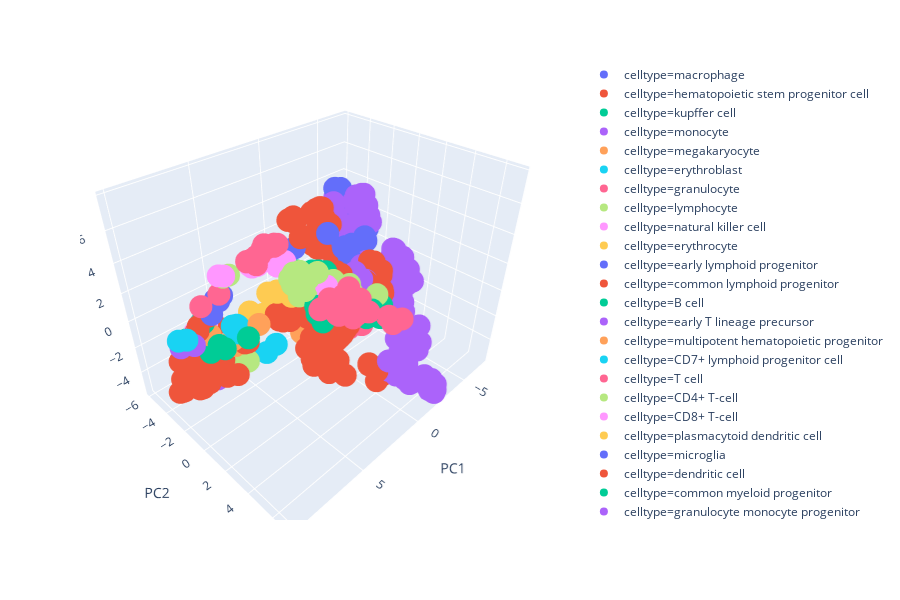

Notebook code cell kept with this figure:
### Code cell
px.scatter_3d(
    plotdf,
    x="PC1",
    y="PC2",
    z="PC3",
    color="celltype"
)

### Figure 1 — Plotly figure (JSON) as saved in the notebook; plotly's stock layout.template omitted (floating-point values rounded to 4 significant figures; data arrays with more than 128 entries replaced by an {"elided": "..."} marker saying what was removed)
{"data": [{"hoverlabel": {"namelength": 0}, "hovertemplate": "celltype=macrophage<br>PC1=%{x}<br>PC2=%{y}<br>PC3=%{z}", "legendgroup": "celltype=macrophage", "marker": {"color": "#636efa", "symbol": "circle"}, "mode": "markers", "name": "celltype=macrophage", "scene": "scene", "showlegend": true, "type": "scatter3d", "x": [-4.224, -4.04, -3.074, -4.006, -5.416, -3.906, -4.565, -2.499, -3.121, -4.12, -3.138, -3.868, -4.17, -4.121, -3.809, -4.09, -4.975, -5.899, -5.098, -6.131, -4.984, -5.295, -5.407, -4.636, -3.879, -3.683, -6.352, 0.2293, -5.14, -2.928, -5.225, -6.293, -5.696, -3.572, -4.434, -4.735, -4.627, -3.837, -3.617, -4.043, -3.559, -4.408, -4.107, -4.322, -3.293, -2.481, -2.341, -2.652, -2.758, -3.19, -3.178, -4.171, -4.223], "y": [-1.914, -2.51, -0.7232, -1.553, -2.032, -1.935, -2.454, -1.446, -1.463, -1.897, -1.903, -2.33, -1.708, -2.902, -2.084, -2.376, -3.112, -4.669, -3.864, -4.536, -3.806, -2.388, -3.292, -1.503, -3.522, -3.242, -3.022, -3.155, -2.545, -3.299, -2.562, -2.695, -3.978, -3.338, -4.288, -4.548, -4.55, -2.427, -2.207, -2.566, -2.291, -2.145, -2.14, -2.368, -2.415, -2.136, -1.969, -2.352, -2.3, -2.364, -2.643, -2.263, -2.634], "z": [0.1539, 0.1991, -0.1521, 0.9148, 0.6512, 0.7208, 0.839, 1.557, 0.5611, 0.3005, 0.3929, 0.5377, 0.1233, 0.7209, 0.6915, 0.6479, 1.15, 2.412, 1.087, 2.007, 1.243, 1.145, 1.255, 1.496, 1.234, 0.5764, 1.133, 1.986, 1.221, 1.721, 0.8413, 1.014, 1.476, 0.6189, 1.31, 1.526, 1.491, 0.4984, 0.3094, 0.9118, 0.8493, 0.7755, 0.8832, 0.8432, 0.07948, -0.1951, 0.05743, 0.04464, 0.09328, 0.2187, 0.1233, 0.4755, 0.1334]}, {"hoverlabel": {"namelength": 0}, "hovertemplate": "celltype=hematopoietic stem progenitor cell<br>PC1=%{x}<br>PC2=%{y}<br>PC3=%{z}", "legendgroup": "celltype=hematopoietic stem progenitor cell", "marker": {"color": "#EF553B", "symbol": "circle"}, "mode": "markers", "name": "celltype=hematopoietic stem progenitor cell", "scene": "scene", "showlegend": true, "type": "scatter3d", "x": [6.008, 6.246, 7.093, 7.98, 9.056, 8.16, 8.344, 8.89, 8.536, 7.626, 8.723, 6.937, 7.24, 7.045, 7.143, 6.44, 6.635, 6.75, 6.876, 6.956, 7.152, 6.807, 8.072, 8.208, 8.105, 8.278, 6.87, 7.123, 4.924, 6.29, 6.527, 8.067, 9.009, 9.18, 7.463, 7.954, 7.918, 7.396, 7.393, 6.67, 6.637, 7.499, 7.53, 7.026, 7.599, 7.352, 9.341, 7.712, 9.066, 9.048, 6.738, 8.412, 7.491, 7.709, 8.992, 8.234, 9.052, 6.649, 9.029, 8.206, 8.759, 8.38, 9.006, 8.826, 8.95, 8.975, 8.972, 9.114, 8.912, 8.877, 4.797, -2.171, -2.195, -1.996, -2.043, -2.737, -2.869, 4.892, 4.753], "y": [-4.509, -3.923, -4.042, -3.808, -3.679, -2.74, -2.28, -4.146, -3.808, -3.777, -3.874, -3.823, -4.094, -4.11, -4.066, -3.119, -3.379, -3.445, -3.676, -4.925, -4.934, -4.944, -4.902, -4.929, -5.081, -4.471, -3.526, -4.191, -5.795, -5.207, -5.153, -3.775, -3.853, -3.828, -4.951, -4.919, -4.94, -5.037, -5.042, -4.677, -4.708, -4.867, -4.706, -4.939, -4.405, -4.702, -3.877, -2.991, -3.717, -3.843, -2.482, -3.312, -2.876, -2.936, -3.706, -3.503, -3.851, -1.395, -3.878, -3.023, -3.881, -3.117, -3.772, -3.793, -3.787, -3.894, -3.912, -3.987, -3.953, -3.788, -3.141, -3.522, -3.266, -3.827, -4.312, -4.272, -4.638, -3.145, -3.027], "z": [-1.46, -1.274, -1.51, -2.073, -2.307, -1.073, -1.491, -4.176, -3.717, -3.956, -4.413, -3.514, -3.346, -3.356, -3.559, -3.476, -3.586, -2.983, -3.584, -2.739, -2.572, -2.343, -2.758, -2.493, -2.517, -2.197, -0.5247, -1.561, -1.325, -2.037, -1.862, -4.275, -4.573, -4.787, -2.439, -2.782, -2.751, -2.8, -2.814, -2.946, -2.915, -2.48, -2.34, -1.992, -2.402, -2.487, -4.775, -4.473, -4.69, -4.779, -4.249, -4.103, -3.524, -3.909, -4.538, -4.34, -4.752, -3.42, -4.877, -4.592, -4.69, -4.623, -4.717, -4.651, -4.563, -4.745, -4.677, -4.795, -4.807, -4.606, -3.435, 0.8096, 0.8945, 1.034, 1.107, 1.487, 1.078, -3.284, -3.288]}, {"hoverlabel": {"namelength": 0}, "hovertemplate": "celltype=kupffer cell<br>PC1=%{x}<br>PC2=%{y}<br>PC3=%{z}", "legendgroup": "celltype=kupffer cell", "marker": {"color": "#00cc96", "symbol": "circle"}, "mode": "markers", "name": "celltype=kupffer cell", "scene": "scene", "showlegend": true, "type": "scatter3d", "x": [-4.819, -4.843, -4.311], "y": [-5.585, -5.53, -5.749], "z": [2.081, 2.106, 2.007]}, {"hoverlabel": {"namelength": 0}, "hovertemplate": "celltype=monocyte<br>PC1=%{x}<br>PC2=%{y}<br>PC3=%{z}", "legendgroup": "celltype=monocyte", "marker": {"color": "#ab63fa", "symbol": "circle"}, "mode": "markers", "name": "celltype=monocyte", "scene": "scene", "showlegend": true, "type": "scatter3d", "x": {"elided": "295 float values"}, "y": {"elided": "295 float values"}, "z": {"elided": "295 float values"}}, {"hoverlabel": {"namelength": 0}, "hovertemplate": "celltype=megakaryocyte<br>PC1=%{x}<br>PC2=%{y}<br>PC3=%{z}", "legendgroup": "celltype=megakaryocyte", "marker": {"color": "#FFA15A", "symbol": "circle"}, "mode": "markers", "name": "celltype=megakaryocyte", "scene": "scene", "showlegend": true, "type": "scatter3d", "x": [6.073, 6.653, 6.154, 6.078], "y": [-2.32, -2.37, -2.278, -2.176], "z": [-1.722, -1.878, -1.514, -1.939]}, {"hoverlabel": {"namelength": 0}, "hovertemplate": "celltype=erythroblast<br>PC1=%{x}<br>PC2=%{y}<br>PC3=%{z}", "legendgroup": "celltype=erythroblast", "marker": {"color": "#19d3f3", "symbol": "circle"}, "mode": "markers", "name": "celltype=erythroblast", "scene": "scene", "showlegend": true, "type": "scatter3d", "x": [6.2, 5.817, 5.712, 5.995], "y": [-2.094, -2.206, -2.233, -2.011], "z": [-0.3251, -0.5385, -0.6683, -0.9111]}, {"hoverlabel": {"namelength": 0}, "hovertemplate": "celltype=granulocyte<br>PC1=%{x}<br>PC2=%{y}<br>PC3=%{z}", "legendgroup": "celltype=granulocyte", "marker": {"color": "#FF6692", "symbol": "circle"}, "mode": "markers", "name": "celltype=granulocyte", "scene": "scene", "showlegend": true, "type": "scatter3d", "x": [-0.7648, -0.4553, -0.7226, -0.2094, -0.7396, -0.2246, -0.1211, -1.65, -1.876, -1.103], "y": [3.09, 3.04, 2.97, 3.02, 2.698, 2.768, 2.98, 1.134, 0.687, 0.5216], "z": [-0.132, -0.2064, -0.207, -0.1675, -0.2172, -0.4148, 0.04408, -2.845, -2.926, -3.165]}, {"hoverlabel": {"namelength": 0}, "hovertemplate": "celltype=lymphocyte<br>PC1=%{x}<br>PC2=%{y}<br>PC3=%{z}", "legendgroup": "celltype=lymphocyte", "marker": {"color": "#B6E880", "symbol": "circle"}, "mode": "markers", "name": "celltype=lymphocyte", "scene": "scene", "showlegend": true, "type": "scatter3d", "x": [6.603, 2.256, 5.167, 4.035, 3.546, 6.946, 3.916, 6.428, 4.412, 6.56, 6.826, 3.817, 5.295, 6.592, 4.684, 6.668, 3.333, 6.33, 5.688, 6.119, 4.36], "y": [4.212, 5.279, 3.092, 3.266, 4.717, 4.038, 4.883, 4.151, 3.264, 4.279, 4.07, 3.414, 2.806, 3.894, 4.54, 4.286, 3.504, 4.288, 4.495, 4.347, 3.505], "z": [6.515, 3.672, 4.289, 3.235, 4.198, 6.308, 4.924, 6.234, 3.345, 6.617, 5.929, 3.233, 3.882, 6.363, 5.359, 6.605, 2.676, 6.015, 6.253, 6.054, 3.683]}, {"hoverlabel": {"namelength": 0}, "hovertemplate": "celltype=natural killer cell<br>PC1=%{x}<br>PC2=%{y}<br>PC3=%{z}", "legendgroup": "celltype=natural killer cell", "marker": {"color": "#FF97FF", "symbol": "circle"}, "mode": "markers", "name": "celltype=natural killer cell", "scene": "scene", "showlegend": true, "type": "scatter3d", "x": [4.183, 4.21, 4.257, 4.788, 4.454, 3.502, 5.034, 6.229, 6.407, 6.567, 6.273, 6.111, 6.483, 6.261, 6.198], "y": [4.586, 3.711, 4.117, 4.307, 4.209, 4.571, 4.444, 2.905, 2.554, 2.589, 2.647, 0.6604, 0.5392, 0.4022, 0.5889], "z": [4.716, 3.636, 4.365, 5.031, 4.347, 3.768, 5.155, 6.368, 6.04, 6.396, 6.279, 5.082, 5.188, 4.933, 5.225]}, {"hoverlabel": {"namelength": 0}, "hovertemplate": "celltype=erythrocyte<br>PC1=%{x}<br>PC2=%{y}<br>PC3=%{z}", "legendgroup": "celltype=erythrocyte", "marker": {"color": "#FECB52", "symbol": "circle"}, "mode": "markers", "name": "celltype=erythrocyte", "scene": "scene", "showlegend": true, "type": "scatter3d", "x": [4.468, 3.377, 4.209], "y": [-2.765, -2.738, -3.033], "z": [-1.092, -1.348, -0.8806]}, {"hoverlabel": {"namelength": 0}, "hovertemplate": "celltype=early lymphoid progenitor<br>PC1=%{x}<br>PC2=%{y}<br>PC3=%{z}", "legendgroup": "celltype=early lymphoid progenitor", "marker": {"color": "#636efa", "symbol": "circle"}, "mode": "markers", "name": "celltype=early lymphoid progenitor", "scene": "scene", "showlegend": true, "type": "scatter3d", "x": [7.798, 7.978], "y": [-3.519, -2.575], "z": [-2.117, -1.001]}, {"hoverlabel": {"namelength": 0}, "hovertemplate": "celltype=common lymphoid progenitor<br>PC1=%{x}<br>PC2=%{y}<br>PC3=%{z}", "legendgroup": "celltype=common lymphoid progenitor", "marker": {"color": "#EF553B", "symbol": "circle"}, "mode": "markers", "name": "celltype=common lymphoid progenitor", "scene": "scene", "showlegend": true, "type": "scatter3d", "x": [8.325, 8.512, 7.529, 8.04, 7.738], "y": [-2.19, -1.966, -1.989, -1.835, -1.939], "z": [0.8046, 0.7173, 1.485, 1.532, 1.344]}, {"hoverlabel": {"namelength": 0}, "hovertemplate": "celltype=B cell<br>PC1=%{x}<br>PC2=%{y}<br>PC3=%{z}", "legendgroup": "celltype=B cell", "marker": {"color": "#00cc96", "symbol": "circle"}, "mode": "markers", "name": "celltype=B cell", "scene": "scene", "showlegend": true, "type": "scatter3d", "x": [8.013, 8.062, 6.389, 3.195, 4.713, 7.829, 4.892, 2.896, 4.972, 5.034, 4.17, 7.16, 4.656, 3.353, 4.53, 4.009, 4.939, 4.814, 4.226, 8.033, 3.891, 3.071, 3.06, 2.602, 3.677, 2.63, 4.957, 5.039, 5.233, 2.295, 2.748, 2.935, 2.237], "y": [-2.146, -2.144, -0.3283, 2.459, 2.011, -1.14, 1.764, 2.296, 2.2, 1.997, 2.557, -1.633, 2.287, 2.51, 2.141, 2.778, 2.133, 2.083, 2.667, -1.775, 2.697, 2.438, 4.072, 4.629, 4.221, 4.243, 3.626, 4.209, 4.002, 5.617, 5.423, 5.245, 5.619], "z": [0.8899, 0.9956, -0.05028, 4.072, 4.442, -0.228, 4.761, 3.782, 4.806, 4.803, 4.731, -1.194, 4.74, 4.251, 4.628, 4.477, 4.748, 4.813, 4.662, -1.008, 4.671, 4.122, 2.875, 2.793, 3.348, 2.877, 3.493, 2.878, 3.372, 2.414, 3.043, 2.555, 3.155]}, {"hoverlabel": {"namelength": 0}, "hovertemplate": "celltype=early T lineage precursor<br>PC1=%{x}<br>PC2=%{y}<br>PC3=%{z}", "legendgroup": "celltype=early T lineage precursor", "marker": {"color": "#ab63fa", "symbol": "circle"}, "mode": "markers", "name": "celltype=early T lineage precursor", "scene": "scene", "showlegend": true, "type": "scatter3d", "x": [9.647, 8.977], "y": [-2.033, -1.777], "z": [0.171, 0.07985]}, {"hoverlabel": {"namelength": 0}, "hovertemplate": "celltype=multipotent hematopoietic progenitor<br>PC1=%{x}<br>PC2=%{y}<br>PC3=%{z}", "legendgroup": "celltype=multipotent hematopoietic progenitor", "marker": {"color": "#FFA15A", "symbol": "circle"}, "mode": "markers", "name": "celltype=multipotent hematopoietic progenitor", "scene": "scene", "showlegend": true, "type": "scatter3d", "x": [5.172, 7.762], "y": [-0.8775, -2.023], "z": [-0.09635, -0.03944]}, {"hoverlabel": {"namelength": 0}, "hovertemplate": "celltype=CD7+ lymphoid progenitor cell<br>PC1=%{x}<br>PC2=%{y}<br>PC3=%{z}", "legendgroup": "celltype=CD7+ lymphoid progenitor cell", "marker": {"color": "#19d3f3", "symbol": "circle"}, "mode": "markers", "name": "celltype=CD7+ lymphoid progenitor cell", "scene": "scene", "showlegend": true, "type": "scatter3d", "x": [9.462, 9.886], "y": [-1.583, -1.705], "z": [0.8682, 0.9863]}, {"hoverlabel": {"namelength": 0}, "hovertemplate": "celltype=T cell<br>PC1=%{x}<br>PC2=%{y}<br>PC3=%{z}", "legendgroup": "celltype=T cell", "marker": {"color": "#FF6692", "symbol": "circle"}, "mode": "markers", "name": "celltype=T cell", "scene": "scene", "showlegend": true, "type": "scatter3d", "x": [8.208, 8.937, 6.963, 6.888, 7.887, 8.195, 7.657, 6.643, 7.167, 6.89, 7.401, 7.467, 7.872, 8.262, 7.884, 7.259, 7.759, 7.915, 6.751, 7.244, 2.159, 2.654, 1.911, 2.085, 1.053, 4.447, 5.115, 4.216, 4.534, 4.575, 5.568, 5.742, 5.011, 5.589, 5.815, 4.829, 4.422, 5.38, 3.806, 5.059, 5.211, 5.459, 5.443, 5.42, 5.506, 6.209, 6.143, 4.563, 5.767], "y": [0.1384, -0.5052, 2.871, 2.988, 2.838, 2.679, 3.151, 2.927, 3.086, 2.995, 2.943, 3.028, 3.006, 2.772, 2.936, 2.926, 3.052, 2.83, 2.85, 2.762, 5.97, 6.429, 6.159, 6.309, 6.125, 5.312, 5.617, 5.85, 5.308, 5.49, 5.494, 5.812, 6.148, 5.487, 5.744, 6.057, 6.255, 6.019, 6.08, 6.085, 5.602, 5.66, 6.142, 5.512, 5.615, 5.24, 5.117, 5.974, 5.343], "z": [4.111, 3.393, 7.515, 7.589, 7.083, 7.124, 7.769, 7.47, 7.657, 7.494, 7.766, 7.703, 7.429, 7.221, 6.954, 7.53, 7.437, 7.246, 7.49, 7.396, 2.608, 3.147, 2.372, 2.291, 1.912, 5.198, 5.266, 4.704, 5.0, 4.884, 4.532, 4.769, 4.188, 4.753, 4.868, 4.704, 4.322, 4.736, 3.847, 4.608, 4.326, 4.319, 4.753, 4.451, 4.375, 4.88, 4.716, 4.034, 5.258]}, {"hoverlabel": {"namelength": 0}, "hovertemplate": "celltype=CD4+ T-cell<br>PC1=%{x}<br>PC2=%{y}<br>PC3=%{z}", "legendgroup": "celltype=CD4+ T-cell", "marker": {"color": "#B6E880", "symbol": "circle"}, "mode": "markers", "name": "celltype=CD4+ T-cell", "scene": "scene", "showlegend": true, "type": "scatter3d", "x": [7.953, 8.287], "y": [0.7813, 0.8025], "z": [5.425, 5.477]}, {"hoverlabel": {"namelength": 0}, "hovertemplate": "celltype=CD8+ T-cell<br>PC1=%{x}<br>PC2=%{y}<br>PC3=%{z}", "legendgroup": "celltype=CD8+ T-cell", "marker": {"color": "#FF97FF", "symbol": "circle"}, "mode": "markers", "name": "celltype=CD8+ T-cell", "scene": "scene", "showlegend": true, "type": "scatter3d", "x": [8.407, 8.676], "y": [1.058, 1.034], "z": [5.716, 5.844]}, {"hoverlabel": {"namelength": 0}, "hovertemplate": "celltype=plasmacytoid dendritic cell<br>PC1=%{x}<br>PC2=%{y}<br>PC3=%{z}", "legendgroup": "celltype=plasmacytoid dendritic cell", "marker": {"color": "#FECB52", "symbol": "circle"}, "mode": "markers", "name": "celltype=plasmacytoid dendritic cell", "scene": "scene", "showlegend": true, "type": "scatter3d", "x": [4.433, 5.087, 3.843, 4.584], "y": [0.04161, 0.03963, 0.5431, 0.2286], "z": [2.371, 2.555, 1.96, 2.446]}, {"hoverlabel": {"namelength": 0}, "hovertemplate": "celltype=microglia<br>PC1=%{x}<br>PC2=%{y}<br>PC3=%{z}", "legendgroup": "celltype=microglia", "marker": {"color": "#636efa", "symbol": "circle"}, "mode": "markers", "name": "celltype=microglia", "scene": "scene", "showlegend": true, "type": "scatter3d", "x": [0.2898, 0.1667, 0.06373, 0.2807, 0.3271, 0.1517, -0.04105, 0.2739, 0.1791, 0.2807, -5.315, -5.039, -5.38, -5.102, -5.758, -5.547, -5.471, -5.571, -5.401, -6.012, -5.578, -5.349, -5.535, -5.282, -5.348], "y": [0.4333, 0.3386, 0.3422, 0.5376, 0.01049, 0.6129, 0.4355, 0.3803, 0.2577, 0.5495, -4.874, -4.899, -5.031, -4.452, -4.814, -4.979, -4.956, -5.068, -5.284, -5.09, -5.301, -5.189, -5.127, -4.98, -4.312], "z": [-0.3981, -0.4902, -0.5443, -0.4209, -0.6362, -0.4247, -0.3265, -0.3158, -0.5148, -0.3455, 2.263, 2.223, 3.618, 2.281, 3.483, 2.433, 2.528, 2.199, 2.121, 3.383, 2.369, 2.422, 2.565, 2.54, 2.242]}, {"hoverlabel": {"namelength": 0}, "hovertemplate": "celltype=dendritic cell<br>PC1=%{x}<br>PC2=%{y}<br>PC3=%{z}", "legendgroup": "celltype=dendritic cell", "marker": {"color": "#EF553B", "symbol": "circle"}, "mode": "markers", "name": "celltype=dendritic cell", "scene": "scene", "showlegend": true, "type": "scatter3d", "x": {"elided": "162 float values"}, "y": {"elided": "162 float values"}, "z": {"elided": "162 float values"}}, {"hoverlabel": {"namelength": 0}, "hovertemplate": "celltype=common myeloid progenitor<br>PC1=%{x}<br>PC2=%{y}<br>PC3=%{z}", "legendgroup": "celltype=common myeloid progenitor", "marker": {"color": "#00cc96", "symbol": "circle"}, "mode": "markers", "name": "celltype=common myeloid progenitor", "scene": "scene", "showlegend": true, "type": "scatter3d", "x": [8.676, 8.636, 8.367, 6.201, 7.417, 7.174], "y": [-4.091, -4.174, -4.026, -5.888, -5.521, -5.365], "z": [-4.154, -4.524, -4.368, -2.129, -2.689, -2.56]}, {"hoverlabel": {"namelength": 0}, "hovertemplate": "celltype=granulocyte monocyte progenitor<br>PC1=%{x}<br>PC2=%{y}<br>PC3=%{z}", "legendgroup": "celltype=granulocyte monocyte progenitor", "marker": {"color": "#ab63fa", "symbol": "circle"}, "mode": "markers", "name": "celltype=granulocyte monocyte progenitor", "scene": "scene", "showlegend": true, "type": "scatter3d", "x": [7.104, 7.291, 8.015, 6.844, 7.133, 5.924, 7.004, 6.404], "y": [-3.317, -3.251, -3.354, -3.109, -2.976, -5.406, -5.196, -5.176], "z": [-4.069, -4.172, -3.988, -4.103, -4.54, -2.425, -2.672, -2.612]}, {"hoverlabel": {"namelength": 0}, "hovertemplate": "celltype=metamyelocyte<br>PC1=%{x}<br>PC2=%{y}<br>PC3=%{z}", "legendgroup": "celltype=metamyelocyte", "marker": {"color": "#FFA15A", "symbol": "circle"}, "mode": "markers", "name": "celltype=metamyelocyte", "scene": "scene", "showlegend": true, "type": "scatter3d", "x": [2.339, 2.017, 2.446], "y": [-0.3723, -0.2093, -0.2359], "z": [-1.714, -1.471, -1.928]}, {"hoverlabel": {"namelength": 0}, "hovertemplate": "celltype=myelocyte<br>PC1=%{x}<br>PC2=%{y}<br>PC3=%{z}", "legendgroup": "celltype=myelocyte", "marker": {"color": "#19d3f3", "symbol": "circle"}, "mode": "markers", "name": "celltype=myelocyte", "scene": "scene", "showlegend": true, "type": "scatter3d", "x": [3.653, 4.034], "y": [-1.306, -1.833], "z": [-2.792, -3.571]}, {"hoverlabel": {"namelength": 0}, "hovertemplate": "celltype=neutrophil<br>PC1=%{x}<br>PC2=%{y}<br>PC3=%{z}", "legendgroup": "celltype=neutrophil", "marker": {"color": "#FF6692", "symbol": "circle"}, "mode": "markers", "name": "celltype=neutrophil", "scene": "scene", "showlegend": true, "type": "scatter3d", "x": [0.5648, 0.348, 0.1639, 0.3198], "y": [0.6525, 0.7873, 0.9016, 0.7356], "z": [-0.9513, -1.195, -0.6223, -0.7167]}, {"hoverlabel": {"namelength": 0}, "hovertemplate": "celltype=promyelocyte<br>PC1=%{x}<br>PC2=%{y}<br>PC3=%{z}", "legendgroup": "celltype=promyelocyte", "marker": {"color": "#B6E880", "symbol": "circle"}, "mode": "markers", "name": "celltype=promyelocyte", "scene": "scene", "showlegend": true, "type": "scatter3d", "x": [5.461, 5.134, 5.435, 5.153, 5.241, 5.45], "y": [-2.371, -2.377, -2.725, -2.546, -2.578, -2.51], "z": [-3.3, -3.945, -4.048, -3.88, -4.026, -3.448]}, {"hoverlabel": {"namelength": 0}, "hovertemplate": "celltype=hematopoietic multipotent progenitor<br>PC1=%{x}<br>PC2=%{y}<br>PC3=%{z}", "legendgroup": "celltype=hematopoietic multipotent progenitor", "marker": {"color": "#FF97FF", "symbol": "circle"}, "mode": "markers", "name": "celltype=hematopoietic multipotent progenitor", "scene": "scene", "showlegend": true, "type": "scatter3d", "x": [5.984, 6.823, 7.214, 8.111, 7.554, 7.843, 7.966], "y": [-5.686, -5.472, -5.202, -2.67, -2.622, -3.06, -2.817], "z": [-2.014, -2.429, -2.412, 0.1698, 0.2386, -0.2448, -0.09978]}, {"hoverlabel": {"namelength": 0}, "hovertemplate": "celltype=peripheral blood mononuclear cell<br>PC1=%{x}<br>PC2=%{y}<br>PC3=%{z}", "legendgroup": "celltype=peripheral blood mononuclear cell", "marker": {"color": "#FECB52", "symbol": "circle"}, "mode": "markers", "name": "celltype=peripheral blood mononuclear cell", "scene": "scene", "showlegend": true, "type": "scatter3d", "x": [-3.466, -4.373, -3.817, -4.068, -4.343, -3.758, -4.36, -4.371, -4.499, -4.449, -4.804, -4.371, -4.683, -4.737, -4.439, -4.432], "y": [-0.8943, -1.36, -1.224, -1.181, -1.881, -1.522, -1.67, -1.837, -4.466, -4.446, -4.593, -4.62, -4.412, -4.572, -4.462, -4.503], "z": [-0.4591, -0.182, -0.8151, -0.6246, 0.005569, 0.1677, -0.1434, -0.2678, 1.761, 1.837, 2.072, 2.088, 2.066, 1.877, 1.806, 1.711]}, {"hoverlabel": {"namelength": 0}, "hovertemplate": "celltype=natural killer progenitor<br>PC1=%{x}<br>PC2=%{y}<br>PC3=%{z}", "legendgroup": "celltype=natural killer progenitor", "marker": {"color": "#636efa", "symbol": "circle"}, "mode": "markers", "name": "celltype=natural killer progenitor", "scene": "scene", "showlegend": true, "type": "scatter3d", "x": [7.778, 7.374, 7.174, 7.665], "y": [-1.539, -1.317, -1.274, -1.161], "z": [1.701, 2.499, 2.781, 2.82]}, {"hoverlabel": {"namelength": 0}, "hovertemplate": "celltype=haematopoietic stem progenitor cell<br>PC1=%{x}<br>PC2=%{y}<br>PC3=%{z}", "legendgroup": "celltype=haematopoietic stem progenitor cell", "marker": {"color": "#EF553B", "symbol": "circle"}, "mode": "markers", "name": "celltype=haematopoietic stem progenitor cell", "scene": "scene", "showlegend": true, "type": "scatter3d", "x": [5.678, 5.447, 5.361, 7.896, 8.422, 7.803, 8.342, 8.272, 7.929, 8.459, 8.593, 8.356, 7.669, 7.328, 8.098, 8.371, 8.243, 8.004, 8.403, 7.827], "y": [-1.745, -1.801, -1.851, -2.873, -3.034, -2.84, -3.869, -3.574, -3.569, -3.875, -3.903, -3.883, -3.012, -3.204, -4.799, -4.874, -4.785, -4.243, -4.291, -4.327], "z": [-1.719, -1.431, -1.905, -2.535, -2.416, -2.467, -3.186, -3.115, -2.897, -2.964, -3.456, -2.944, -1.623, -2.251, -3.239, -3.383, -3.308, -3.554, -3.806, -3.573]}], "layout": {"height": 600, "legend": {"tracegroupgap": 0}, "margin": {"t": 60}, "scene": {"domain": {"x": [0, 0.98], "y": [0, 1]}, "xaxis": {"title": {"text": "PC1"}}, "yaxis": {"title": {"text": "PC2"}}, "zaxis": {"title": {"text": "PC3"}}}}}
